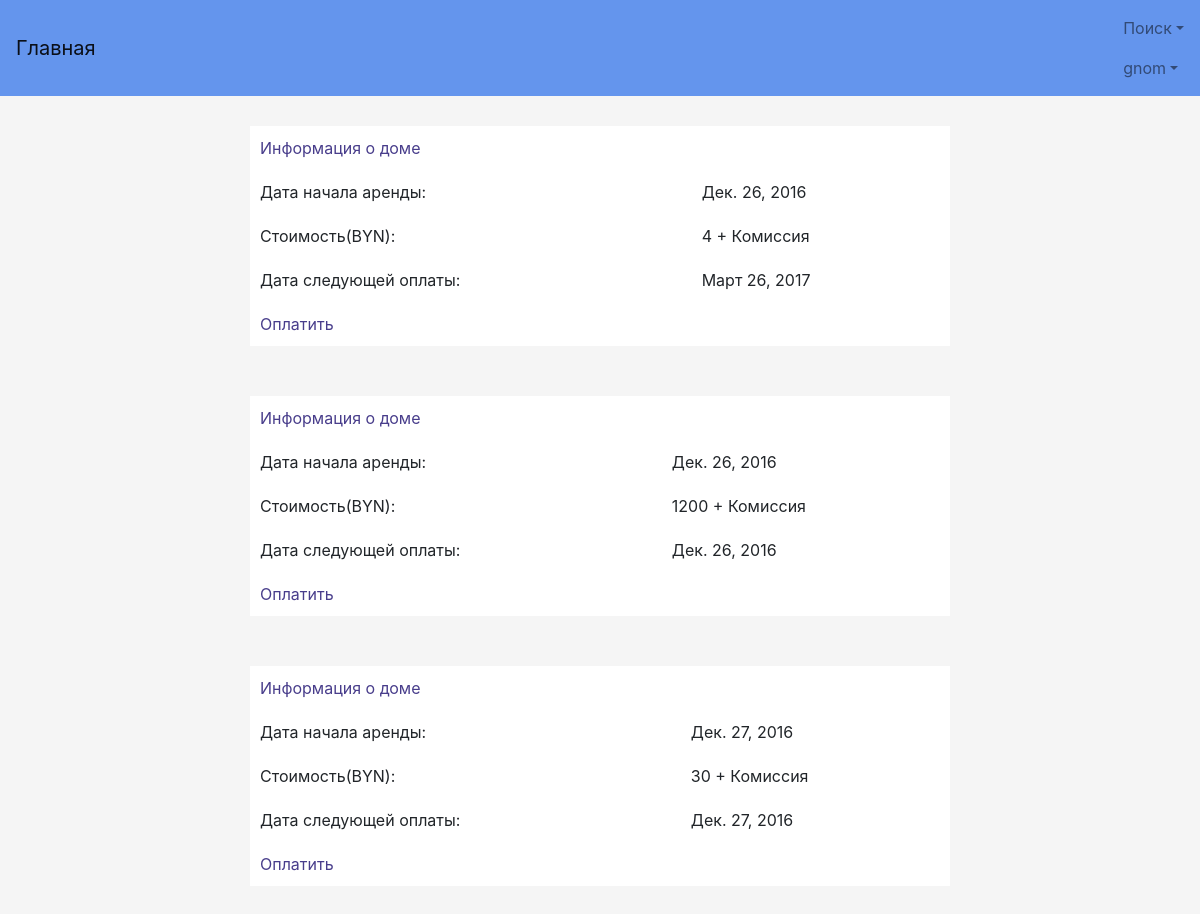
The page /profile/allrentsrenter (signed in) on the database its author committed.
### TOFI/models.py (models this page shows, shortened)
class MyUser(AbstractBaseUser):
    username = models.CharField(verbose_name='Логин', max_length=50, unique=True)
    password = models.CharField(verbose_name='Пароль', max_length=50)
    name = models.CharField(verbose_name='Имя', max_length=50)
    surname = models.CharField(verbose_name='Фамилия', max_length=50)
    last_name = models.CharField(verbose_name='Отчество', max_length=50)
    age = models.IntegerField(verbose_name='Возраст')
    passport_id = models.CharField(verbose_name='Номер паспорта', max_length=50)
    phone = models.CharField(verbose_name='Телефон', max_length=50)
    address = models.CharField(verbose_name='Адрес', max_length=50)
    email = models.CharField(verbose_name='Электронная почта', max_length=50, unique=True)
    taxpayer_account_number = models.IntegerField(verbose_name='УНН', null=True)
    license_field = models.CharField(verbose_name='Лицензия', max_length=50, null=True)
    ie = models.BooleanField(verbose_name='ИП', default=False)
    balance = models.FloatField(verbose_name='', default=0)
    user_card_id = models.ManyToManyField(UserCard, default=None)
    objects = MyUserManager()
    USERNAME_FIELD = 'username'
    REQUIRED_FIELDS = ['name', 'surname', 'last_name', 'age', 'passport_id', 'phone', 'address', 'email', 'ie']
    is_active = models.BooleanField(default=True)
    reason_block = models.CharField(max_length=100, null=True)
    is_admin = models.BooleanField(default=False)
    is_moder = models.BooleanField(default=False)
    wrong_password_number = models.IntegerField(default=0)

class DoneRent(models.Model):
    id_house = models.ForeignKey(Rent, on_delete=models.CASCADE)
    id_user_owner = models.ForeignKey(MyUser, on_delete=models.CASCADE)
    id_user_renter = models.IntegerField()
    fine = models.FloatField(default=0)
    date_rent = models.DateField(default=None)
    payed_until_time = models.FloatField(default=0)
    cost = models.CharField(max_length=50)  # Цена одной платы
    next_payment_date = models.DateField(default=None)

### user_profile/views.py (the view)
# urls.py: url(r'allrentsrenter', views.all_rents_renter, name='AllRentsRenter'),
def all_rents_renter(request):
    if request.user.is_anonymous or not request.user.is_active:
        return HttpResponseRedirect("/login")
    id_user = request.user.id
    my_rents = models.DoneRent.objects.all().filter(id_user_renter=id_user)
    return render(request, 'Profile/AllRentsRenter.html', {'my_rents': my_rents})

### TOFI/templates/Profile/AllRentsRenter.html (shortened to what this page needs)
{% extends "base.html" %}
{% block content %}
        {% if my_rents %}
            {% for rent in my_rents %}
                <table class="center">
                    <tr class="padding">
                        <td class="padding">
                            <a href="aboutHouse/{{ rent.id_house}}">Информация о доме</a>
                        </td>
                    </tr>
                    <tr>
                        <td class="padding">Дата начала аренды:</td>
                        <td class="padding">{{ rent.date_rent }}</td>
                    </tr>
                    <tr>
                        <td class="padding">Стоимость(BYN):</td>
                        <td class="padding">{{ rent.cost }} + Комиссия</td>
                    </tr>
                    <tr>
                        <td class="padding">Дата следующей оплаты:</td>
                        <td class="padding">{{ rent.next_payment_date }}</td>
                    </tr>
                    <tr class="padding">
                        <td class="padding">
                            <a href="choose_payment/{{ rent.id }}">Оплатить</a>
                        </td>
                    </tr>
                </table>
            {% endfor %}
        {% endif %}
{% endblock %}

### TOFI/templates/base.html (shortened to what this page needs)
{% load staticfiles %}
<!DOCTYPE html>
<html lang="ru">
  <head>
      <link href="https://cdnjs.cloudflare.com/ajax/libs/twitter-bootstrap/4.0.0-alpha.5/css/bootstrap.min.css"
            rel="stylesheet">
      <link href="{% static 'style.css' %}" rel="stylesheet">
      <link href="http://ajax.googleapis.com/ajax/libs/jqueryui/1.8/themes/base/jquery-ui.css" rel="stylesheet"
            type="text/css"/>
      <link href="https://cdnjs.cloudflare.com/ajax/libs/bootstrap-datepicker/1.6.4/css/bootstrap-datepicker.min.css"
            rel="stylesheet" type="text/css">
      <link href="https://cdnjs.cloudflare.com/ajax/libs/bootstrap-datetimepicker/4.17.43/css/bootstrap-datetimepicker.min.css"
            rel="stylesheet" type="text/css">
  </head>
  <body>
  <nav class="navbar navbar-light">
      <a class="navbar-brand" href="{% url 'Main' %}">Главная</a>
      <ul class="nav navbar-nav">
          {% if request.user.is_anonymous %}
              <li class="nav-item active">
                  <a class="nav-link" href="{% url 'Registration' %}">Регистрация<span class="sr-only">(current)</span></a>
              </li>
              <li class="nav-item active">
                  <a class="nav-link" href="{% url 'Login' %}">Вход<span class="sr-only">(current)</span></a>
              </li>
              <li class="nav-item dropdown">
                  <a class="nav-link dropdown-toggle" href="#" id="supportedContentDropdown" data-toggle="dropdown"
                     aria-haspopup="true" aria-expanded="false">Поиск</a>
                  <div class="dropdown-menu" aria-labelledby="supportedContentDropdown">
                      <a class="dropdown-item" href="{% url 'SearchUser' %}">Поиск пользователей</a>
                      <a class="dropdown-item" href="{% url 'SearchRent' %}">Поиск жилья</a>
                      <a class="dropdown-item" href="{% url 'SearchId' %}">Поиск пользователей по Id</a>
                  </div>
              </li>
            {% else %}
              <li class="nav-item dropdown">
                  <a class="nav-link dropdown-toggle" href="#" id="supportedContentDropdown" data-toggle="dropdown"
                     aria-haspopup="true" aria-expanded="false">Поиск</a>
              </li>
              <li class="nav-item dropdown">
                  <a class="nav-link dropdown-toggle" href="#" id="supportedContentDropdown" data-toggle="dropdown"
                     aria-haspopup="true" aria-expanded="false">{{ request.user.username }}</a>
              </li>
          {% endif %}
      </ul>
  </nav>
  <div class="main-body">
      <div class="container">
        {% block content %}
        {% endblock %}
    </div>
  </div>
  </body>
</html>

### TOFI/static/style.css (style rules this page uses)
.center { width: 100%; max-width: 700px; padding: 10px; margin: auto auto 50px; background: white; }
a { color: darkslateblue; }
body { margin: auto; padding-bottom: 0; height: auto; background-color: whitesmoke; link: dodgerblue; }
table { width: 100%; }
.main-body { padding-top: 10px; padding-bottom: auto; margin-top: 20px; }
.padding { padding: 10px; }
.navbar-light { background-color: cornflowerblue; }

### rows shown on the page
MyUser: user.username "gnom"
DoneRent: date_rent "Дек. 26, 2016", cost "4", next_payment_date "Март 26, 2017"
DoneRent: date_rent "Дек. 26, 2016", cost "1200", next_payment_date "Дек. 26, 2016"
DoneRent: date_rent "Дек. 27, 2016", cost "30", next_payment_date "Дек. 27, 2016"
